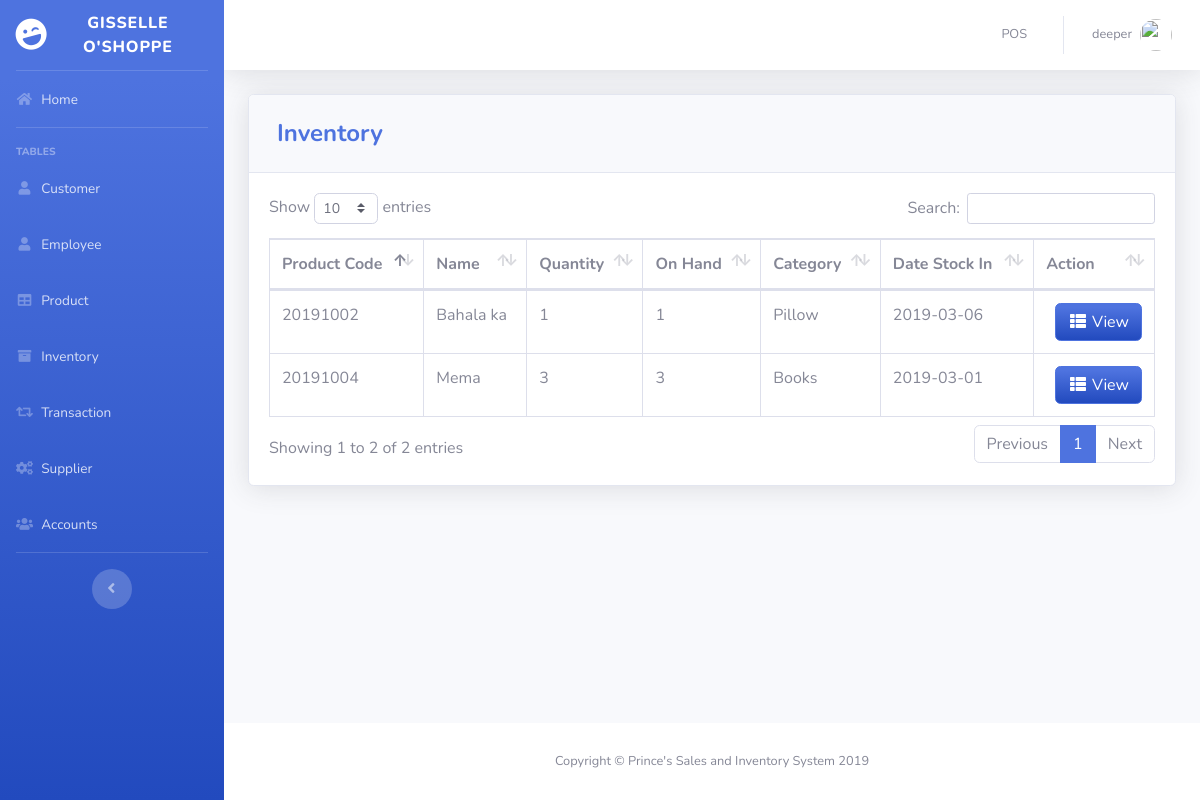
Page /pages/inventory.php (signed in) on the committed database.
### tables this page shows
CREATE TABLE `product` (
  `PRODUCT_ID` int(11) NOT NULL,
  `PRODUCT_CODE` varchar(20) NOT NULL,
  `NAME` varchar(50) DEFAULT NULL,
  `DESCRIPTION` varchar(250) NOT NULL,
  `QTY_STOCK` int(50) DEFAULT NULL,
  `ON_HAND` int(250) NOT NULL,
  `PRICE` int(50) DEFAULT NULL,
  `CATEGORY_ID` int(11) DEFAULT NULL,
  `SUPPLIER_ID` int(11) DEFAULT NULL,
  `DATE_STOCK_IN` varchar(50) NOT NULL
);

CREATE TABLE `category` (
  `CATEGORY_ID` int(11) NOT NULL,
  `CNAME` varchar(50) DEFAULT NULL
);

### pages/inventory.php (the view, shortened to what this page needs)
<?php
include'../includes/connection.php';
include'../includes/sidebar.php';
?>
            <div class="card shadow mb-4">
            <div class="card-header py-3">
              <h4 class="m-2 font-weight-bold text-primary">Inventory</h4>
            </div>
            <div class="card-body">
              <div class="table-responsive">
                <table class="table table-bordered" id="dataTable" width="100%" cellspacing="0">
               <thead>
                   <tr>
                     <th>Product Code</th>
                     <th>Name</th>
                     <th>Quantity</th>
                     <th>On Hand</th>
                     <th>Category</th>
                     <th>Date Stock In</th>
                     <th>Action</th>
                   </tr>
               </thead>
          <tbody>
<?php
    $query = 'SELECT PRODUCT_ID, PRODUCT_CODE, NAME, COUNT(`QTY_STOCK`) AS "QTY_STOCK", COUNT(`ON_HAND`) AS "ON_HAND", CNAME, DATE_STOCK_IN FROM product p join category c on p.CATEGORY_ID=c.CATEGORY_ID GROUP BY PRODUCT_CODE';
        $result = mysqli_query($db, $query) or die (mysqli_error($db));
            while ($row = mysqli_fetch_assoc($result)) {
                echo '<tr>';
                echo '<td>'. $row['PRODUCT_CODE'].'</td>';
                echo '<td>'. $row['NAME'].'</td>';
                echo '<td>'. $row['QTY_STOCK'].'</td>';
                echo '<td>'. $row['ON_HAND'].'</td>';
                echo '<td>'. $row['CNAME'].'</td>';
                echo '<td>'. $row['DATE_STOCK_IN'].'</td>';
                      echo '<td align="right">
                              <a type="button" class="btn btn-primary bg-gradient-primary" href="inv_searchfrm.php?action=edit & id='.$row['PRODUCT_CODE'] . '"><i class="fas fa-fw fa-th-list"></i> View</a>
                          </div> </td>';
                        }
?>
                        </div>
                    </div>
                  </div>
<?php
include'../includes/footer.php';
?>

### includes/sidebar.php (shortened to what this page needs)
<!DOCTYPE html>
<html lang="en">
<head>
  <link href="../vendor/fontawesome-free/css/all.min.css" rel="stylesheet" type="text/css">
  <link href="../css/sb-admin-2.min.css" rel="stylesheet">
  <link href="../vendor/datatables/dataTables.bootstrap4.min.css" rel="stylesheet">
</head>
<body id="page-top">
  <div id="wrapper">
    <ul class="navbar-nav bg-gradient-primary sidebar sidebar-dark accordion" id="accordionSidebar">
      <a class="sidebar-brand d-flex align-items-center justify-content-center" href="index.php">
        <div class="sidebar-brand-icon rotate-n-15">
          <i class="fas fa-laugh-wink"></i>
        </div>
        <div class="sidebar-brand-text mx-3">Gisselle O'Shoppe</div>
      </a>
      <hr class="sidebar-divider my-0">
      <li class="nav-item">
        <a class="nav-link" href="index.php">
          <i class="fas fa-fw fa-home"></i>
          <span>Home</span></a>
      </li>
      <hr class="sidebar-divider">
      <div class="sidebar-heading">
        Tables
      </div>
      <li class="nav-item">
        <a class="nav-link" href="customer.php">
          <i class="fas fa-fw fa-user"></i>
          <span>Customer</span></a>
      </li>
      <li class="nav-item">
        <a class="nav-link" href="employee.php">
          <i class="fas fa-fw fa-user"></i>
          <span>Employee</span></a>
      </li>
      <li class="nav-item">
        <a class="nav-link" href="product.php">
          <i class="fas fa-fw fa-table"></i>
          <span>Product</span></a>
      </li>
      <li class="nav-item">
        <a class="nav-link" href="inventory.php">
          <i class="fas fa-fw fa-archive"></i>
          <span>Inventory</span></a>
      </li>
      <li class="nav-item">
        <a class="nav-link" href="transaction.php">
          <i class="fas fa-fw fa-retweet"></i>
          <span>Transaction</span></a>
      </li>
      <li class="nav-item">
        <a class="nav-link" href="supplier.php">
          <i class="fas fa-fw fa-cogs"></i>
          <span>Supplier</span></a>
      </li>
      <li class="nav-item">
        <a class="nav-link" href="user.php">
          <i class="fas fa-fw fa-users"></i>
          <span>Accounts</span></a>
      </li>
      <hr class="sidebar-divider d-none d-md-block">
      <div class="text-center d-none d-md-inline">
        <button class="rounded-circle border-0" id="sidebarToggle"></button>
      </div>
    </ul>
    <?php include_once 'topbar.php'; ?>

### includes/topbar.php (shortened to what this page needs)
<div id="content-wrapper" class="d-flex flex-column">
  <div id="content">
    <nav class="navbar navbar-expand navbar-light bg-white topbar mb-4 static-top shadow">
      <ul class="navbar-nav ml-auto">
        <li class="nav-item dropdown no-arrow">
          <a class="nav-link" href="pos.php" role="button">
            <span class="mr-2 d-none d-lg-inline text-gray-600 small">POS</span>
          </a>
        </li>
        <li class="nav-item dropdown no-arrow">
          <a class="nav-link dropdown-toggle" href="#" id="userDropdown" role="button" data-toggle="dropdown" aria-haspopup="true" aria-expanded="false">
            <span class="mr-2 d-none d-lg-inline text-gray-600 small"><?php echo  $_SESSION['FIRST_NAME']. ' '.$_SESSION['LAST_NAME'] ;?></span>
            <img class="img-profile rounded-circle"
            <?php
              if($_SESSION['GENDER']=='Male'){
                echo 'src="https://encrypted-tbn0.gstatic.com/images?q=tbn:ANd9GcTS0rikanm-OEchWDtCAWQ_s1hQq1nOlQUeJr242AdtgqcdEgm0Dg"';
              }else{
                echo 'src="https://encrypted-tbn0.gstatic.com/images?q=tbn:ANd9GcSNngF0RFPjyGl4ybo78-XYxxeap88Nvsyj1_txm6L4eheH8ZBu"';
              }
            ?>>
          </a>
        </li>
      </ul>
    </nav>
    <div class="container-fluid">

### includes/footer.php (shortened to what this page needs)
        </div>
      </div>
      <footer class="sticky-footer bg-white">
        <div class="container my-auto">
          <div class="copyright text-center my-auto">
              <span>Copyright © Prince's Sales and Inventory System 2019</span>
          </div>
        </div>
      </footer>
</body>
</html>

### rows in the picture
product: PRODUCT_CODE "20191002", NAME "Bahala ka", QTY_STOCK "1", ON_HAND "1", CATEGORY_ID.CNAME "Pillow", DATE_STOCK_IN "2019-03-06"
product: PRODUCT_CODE "20191004", NAME "Mema", QTY_STOCK "3", ON_HAND "3", CATEGORY_ID.CNAME "Books", DATE_STOCK_IN "2019-03-01"

### other values in the picture
$_SESSION['FIRST_NAME'] "deeper"
